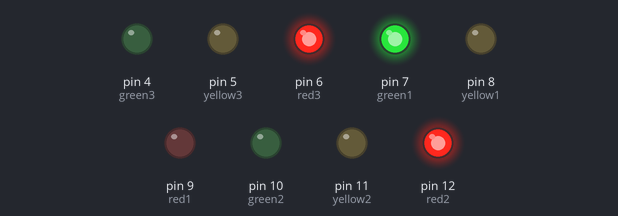
The sketch below on a simulated Arduino Uno, built with avr-gcc and run on an emulated ATmega328P. On the bench: output pins drawn as LEDs (lit = HIGH).

Above: at 2.0 s.
At 5.0 s:
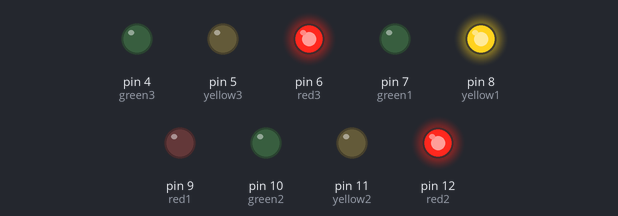
At 8.0 s:
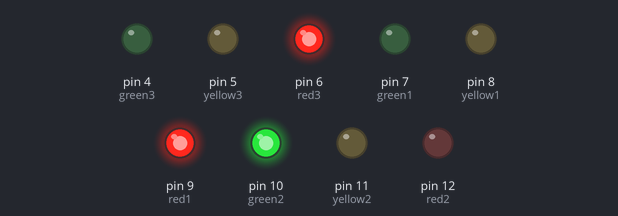
At 11.0 s:
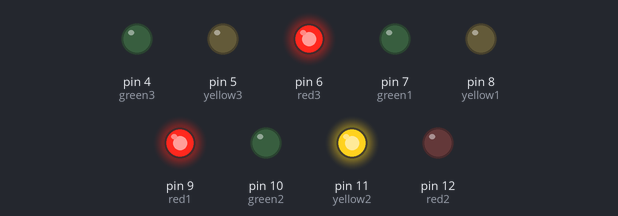
At 14.0 s:
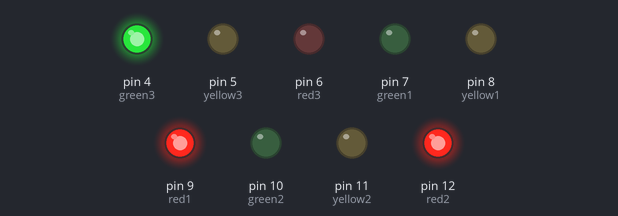
At 17.0 s:
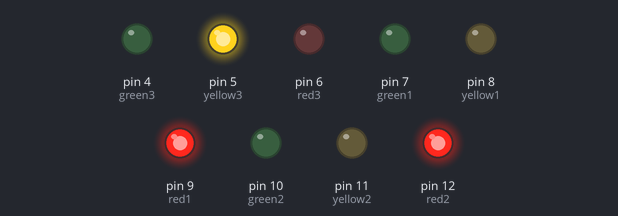
Timing chart, 0 to 23.4 s (numbered marks = the images above):
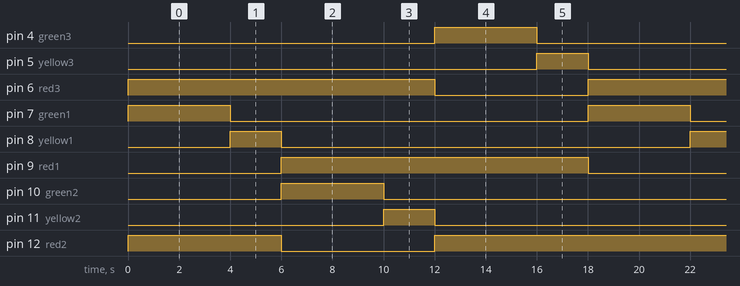

Measured:
- by itself, pin 4 (green3), pin 7 (green1), pin 10 (green2): alternates HIGH for 4.0 s and LOW for 14.0 s
- by itself, pin 5 (yellow3), pin 8 (yellow1), pin 11 (yellow2): alternates HIGH for 2.0 s and LOW for 16.0 s
- by itself, pin 6 (red3), pin 9 (red1), pin 12 (red2): alternates HIGH for 12.0 s and LOW for 6.0 s

The sketch:

sketch.ino
```cpp
// Traffic Light 1 Pins
int red1 = 9;
int yellow1 = 8;
int green1 = 7;

// Traffic Light 2 Pins
int red2 = 12;
int yellow2 = 11;
int green2 = 10;

// Traffic Light 3 Pins
int red3 = 6;
int yellow3 = 5;
int green3 = 4;

// Timing for each state (in milliseconds)
unsigned long redTime = 4000;    // 10 seconds for red light
unsigned long yellowTime = 2000;  // 3 seconds for yellow light
unsigned long greenTime = 4000;  // 10 seconds for green light

unsigned long previousMillis = 0; // To track time

int state = 0; // To track the current state of the lights

void setup() {
  // Set all LED pins as OUTPUT
  pinMode(red1, OUTPUT);
  pinMode(yellow1, OUTPUT);
  pinMode(green1, OUTPUT);

  pinMode(red2, OUTPUT);
  pinMode(yellow2, OUTPUT);
  pinMode(green2, OUTPUT);

  pinMode(red3, OUTPUT);
  pinMode(yellow3, OUTPUT);
  pinMode(green3, OUTPUT);

  // Start with Traffic Light 1 green, Traffic Light 2 and 3 red
  setTrafficLights(0);
}

void loop() {
  unsigned long currentMillis = millis();

  if (state == 0 && currentMillis - previousMillis >= greenTime) {
    previousMillis = currentMillis;
    state = 1; // Change Traffic Light 1 to yellow
    setTrafficLights(1);
  }
  else if (state == 1 && currentMillis - previousMillis >= yellowTime) {
    previousMillis = currentMillis;
    state = 2; // Change Traffic Light 1 to red and Traffic Light 2 to green
    setTrafficLights(2);
  }
  else if (state == 2 && currentMillis - previousMillis >= greenTime) {
    previousMillis = currentMillis;
    state = 3; // Change Traffic Light 2 to yellow
    setTrafficLights(3);
  }
  else if (state == 3 && currentMillis - previousMillis >= yellowTime) {
    previousMillis = currentMillis;
    state = 4; // Change Traffic Light 2 to red and Traffic Light 3 to green
    setTrafficLights(4);
  }
  else if (state == 4 && currentMillis - previousMillis >= greenTime) {
    previousMillis = currentMillis;
    state = 5; // Change Traffic Light 3 to yellow
    setTrafficLights(5);
  }
  else if (state == 5 && currentMillis - previousMillis >= yellowTime) {
    previousMillis = currentMillis;
    state = 0; // Change Traffic Light 3 to red and Traffic Light 1 to green
    setTrafficLights(0);
  }
}

// Function to control the traffic lights based on the current state
void setTrafficLights(int state) {
  // Reset all lights to OFF
  digitalWrite(red1, LOW);
  digitalWrite(yellow1, LOW);
  digitalWrite(green1, LOW);

  digitalWrite(red2, LOW);
  digitalWrite(yellow2, LOW);
  digitalWrite(green2, LOW);

  digitalWrite(red3, LOW);
  digitalWrite(yellow3, LOW);
  digitalWrite(green3, LOW);

  // Set the lights based on the current state
  if (state == 0) {
    // Traffic Light 1 green, Traffic Light 2 and 3 red
    digitalWrite(green1, HIGH);
    digitalWrite(red2, HIGH);
    digitalWrite(red3, HIGH);
  }
  else if (state == 1) {
    // Traffic Light 1 yellow, Traffic Light 2 and 3 red
    digitalWrite(yellow1, HIGH);
    digitalWrite(red2, HIGH);
    digitalWrite(red3, HIGH);
  }
  else if (state == 2) {
    // Traffic Light 1 red, Traffic Light 2 green, Traffic Light 3 red
    digitalWrite(red1, HIGH);
    digitalWrite(green2, HIGH);
    digitalWrite(red3, HIGH);
  }
  else if (state == 3) {
    // Traffic Light 1 red, Traffic Light 2 yellow, Traffic Light 3 red
    digitalWrite(red1, HIGH);
    digitalWrite(yellow2, HIGH);
    digitalWrite(red3, HIGH);
  }
  else if (state == 4) {
    // Traffic Light 1 red, Traffic Light 2 red, Traffic Light 3 green
    digitalWrite(red1, HIGH);
    digitalWrite(red2, HIGH);
    digitalWrite(green3, HIGH);
  }
  else if (state == 5) {
    // Traffic Light 1 red, Traffic Light 2 red, Traffic Light 3 yellow
    digitalWrite(red1, HIGH);
    digitalWrite(red2, HIGH);
    digitalWrite(yellow3, HIGH);
  }
}
```
